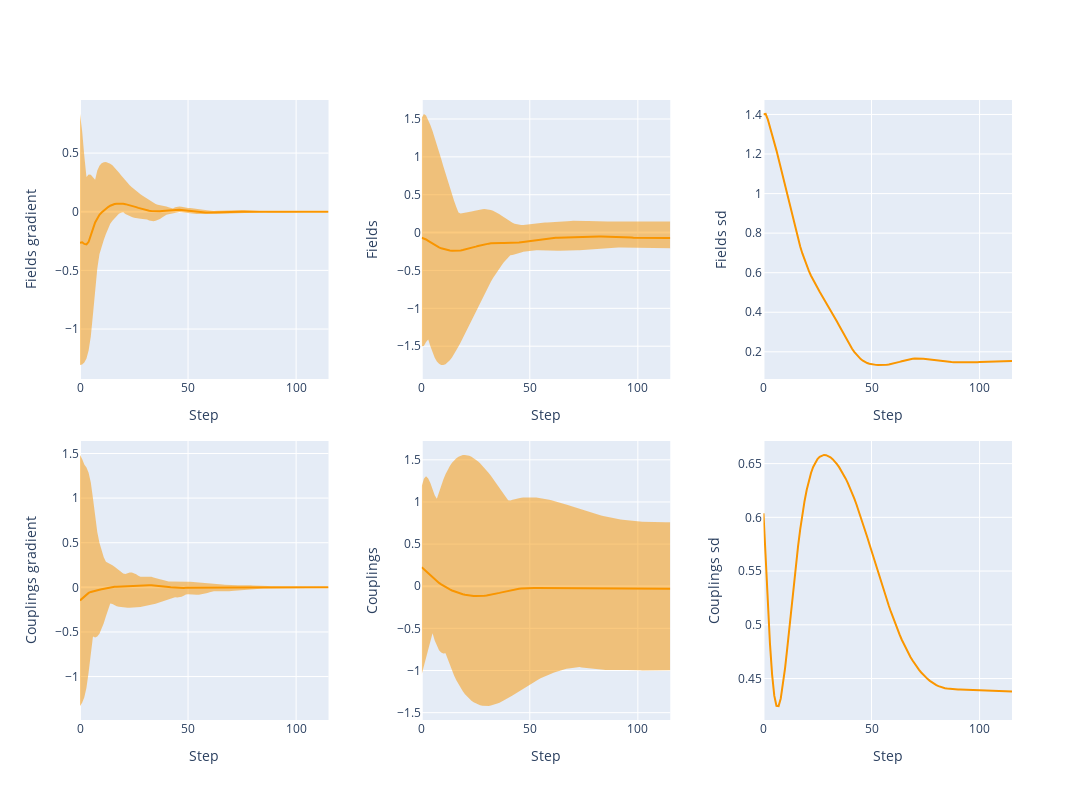

Notebook cell for this chart:
### Code cell
layout_spec = {
    (1, 1): {'data': ml_fitter.fields_grads, 'label': 'Fields gradient'},
    (2, 1): {'data': ml_fitter.couplings_grads, 'label': 'Couplings gradient'},
    (1, 2): {'data': ml_fitter.fields_history, 'label': 'Fields'},
    (2, 2): {'data': ml_fitter.couplings_history, 'label': 'Couplings'},
    (1, 3): {'data': ml_fitter.sd_fields, 'label': 'Fields SD'},   
    (2, 3): {'data': ml_fitter.sd_couplings, 'label': 'Couplings SD'},
    #(3, 2) : {'data': ml_fitter.llhs, 'label': 'LLHs'}
}

plot_generalized(layout_spec)
